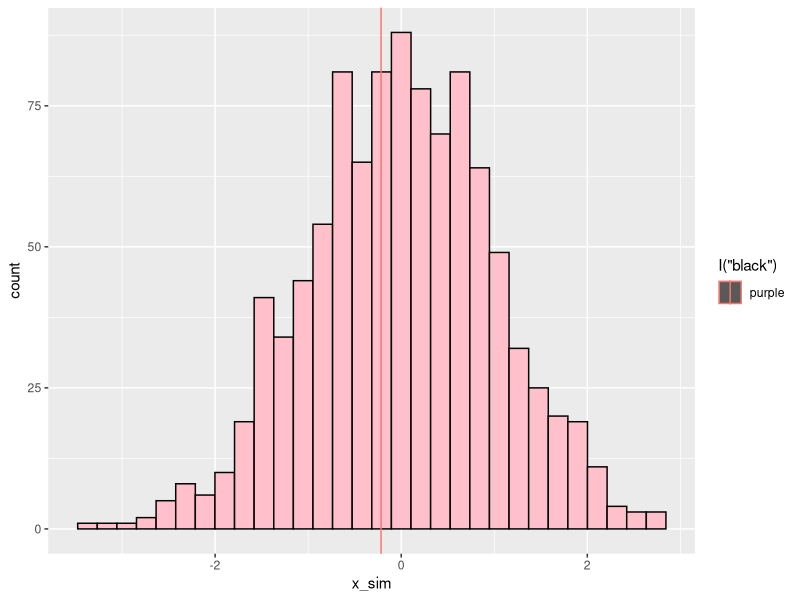
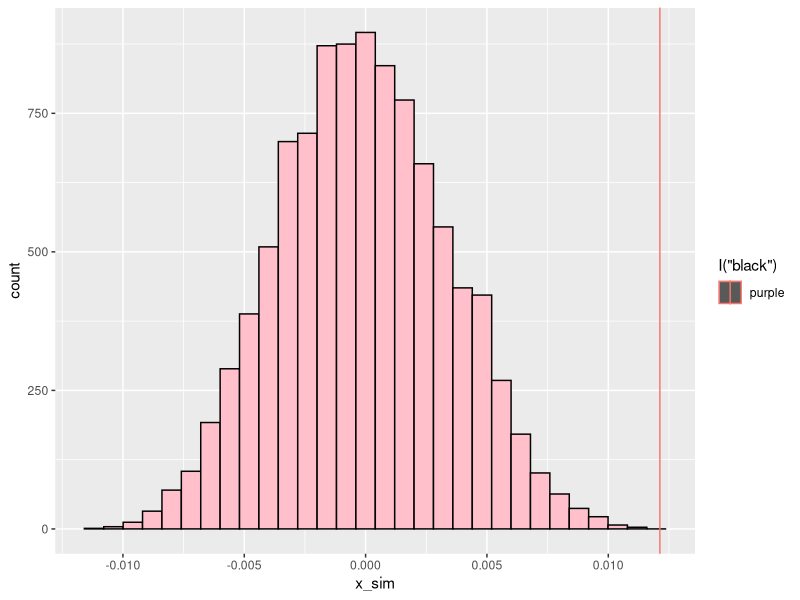

The R script that drew these images, in order:
## ---- chunk 1
knitr::opts_chunk$set(echo = TRUE)
## ---- chunk 2
library(dplyr)


abc <- rbinom(15, 4, 0.1)
my_loop <- function(a=abc) {
counter <- 0
 for(i in seq_along(a)) {
  if(a[i] == 0) {
    counter <- counter + 1
  }}   
    return(counter)
}

print(my_loop())

abc
## ---- chunk 3

newabc <- rbinom(15, 4, 0.1)

counting <- function(a=newabc) {
  checkzero <- length(a[a==0])
  return(checkzero)
}
  
counting()
newabc
## ---- chunk 4
matrixtime <- function(rows = 3, cols = 3) {
  
  my_matrix <- matrix(data = NA, nrow = rows, ncol = cols)
  for(i in 1:rows) {
  for(j in 1:cols) {
    my_matrix[i,j] <-  i * j 
  } 
} 
    return(my_matrix) 
}

matrixtime()
## ---- chunk 5
library(TeachingDemos)
library(ggplot2)
set.seed(1000)

#Fake data from before

preybison <- rnorm(n=20, mean=2500, sd=500) 
filler <- rnorm(n=20, sd=3) 
wolfpack <- 2 + preybison * 0.01 + filler

newdata <- function(z=NULL) {
  if(is.null(z)) {
    x_obs <- preybison
    y_obs <- wolfpack
    df <- data.frame(ID=seq_along(x_obs),
                     x_obs,
                     y_obs)}
  return(df)
  
}

newdata()

## ---- chunk 6
#metric

themetric <- function(z = NULL) {
  if(is.null(z)){
    xobs <- preybison
    yobs <- wolfpack
    z <- data.frame(ID=seq_along(xobs),
                    xobs,
                    yobs)}
  . <-lm(z[,3] ~ z[,2])
  . <- summary(.)
  . <- .$coefficients[2,1]
  slope <- .
  
return(slope)
}
themetric()
## ---- chunk 7
#random

randomdat <- function(z=NULL){
  if(is.null(z)){
    xobs <- preybison
    yobs <- wolfpack
    z <- data.frame(ID=seq_along(xobs),
                    xobs,
                    yobs)}
  z[,3] <- sample(z[,3])
  return(z)
}

randomdat()

## ---- chunk 8
#p value
p_val1 <- function(z=NULL) {
  if(is.null(z)){
    xobs <- preybison
    yobs <- wolfpack
    z <- data.frame(ID=seq_along(xobs),
                    xobs,
                    yobs)}
  z[,3] <- sample(z[,3])
  . <- lm(z[,3] ~ z[,2])
  . <- summary(.)
  . <- .$coefficients[2,4]
  p_val2 <- .
  return(p_val2)
}

p_val1()

## ---- chunk 9
#lower and upper p value lupval

lupval <- function(z = NULL) {
  if(is.null(z)){
    z <- list(xobs = runif(1), x_sim = runif(1000)) }
  lowerp <- mean(z[[2]] <= z[[1]])
  upperp <- mean(z[[2]] >= z[[1]])
  
  return(c(pl = lowerp,  pu = upperp))
}

lupval()
## ---- chunk 10
library(ggplot2)

plotrtest <- function(z = NULL) {
  if(is.null(z)){
    z <- list(rnorm(1), rnorm(1000)) }
  
  df <- data.frame(ID = seq_along(z[[2]]), x_sim = z[[2]])
  p_1 <- ggplot(data = df, mapping = aes(x = x_sim))
  p_1 + geom_histogram(mapping=aes(fill = I("pink"), color = I("black"))) +
    geom_vline(aes(xintercept = z[[1]], col = "purple")) 
  
}

plotrtest()
## ---- chunk 11
set.seed(100)

n_sim <- 10000

x_sim <- rep(NA, n_sim) 

df <- newdata()

x_obs <- themetric(df)

for (i in seq_len(n_sim)) {
  x_sim[i] <- themetric(randomdat(df))
}

slopes <- list(x_obs, x_sim)

lupval(z = slopes)

## ---- chunk 12

plotrtest(slopes)

## ---- chunk 13

checkfinal <- lm(x_obs~y_obs, data=df)

## ---- chunk 14

summary(checkfinal)
